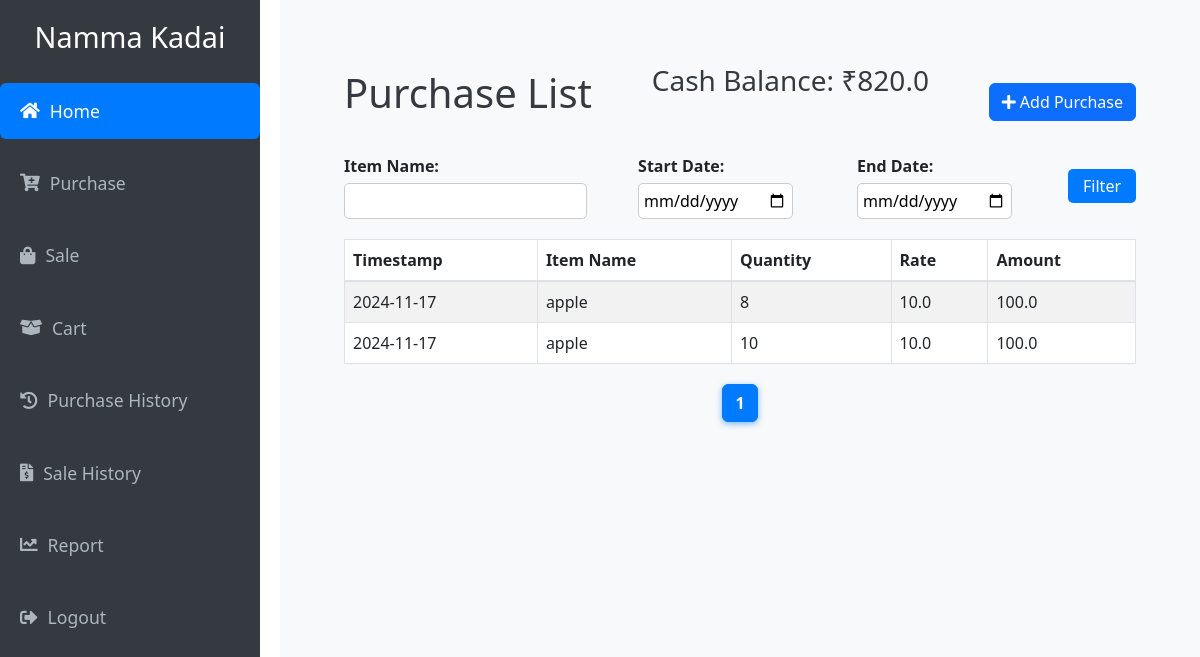
The app's page /purchases (signed in), older data.
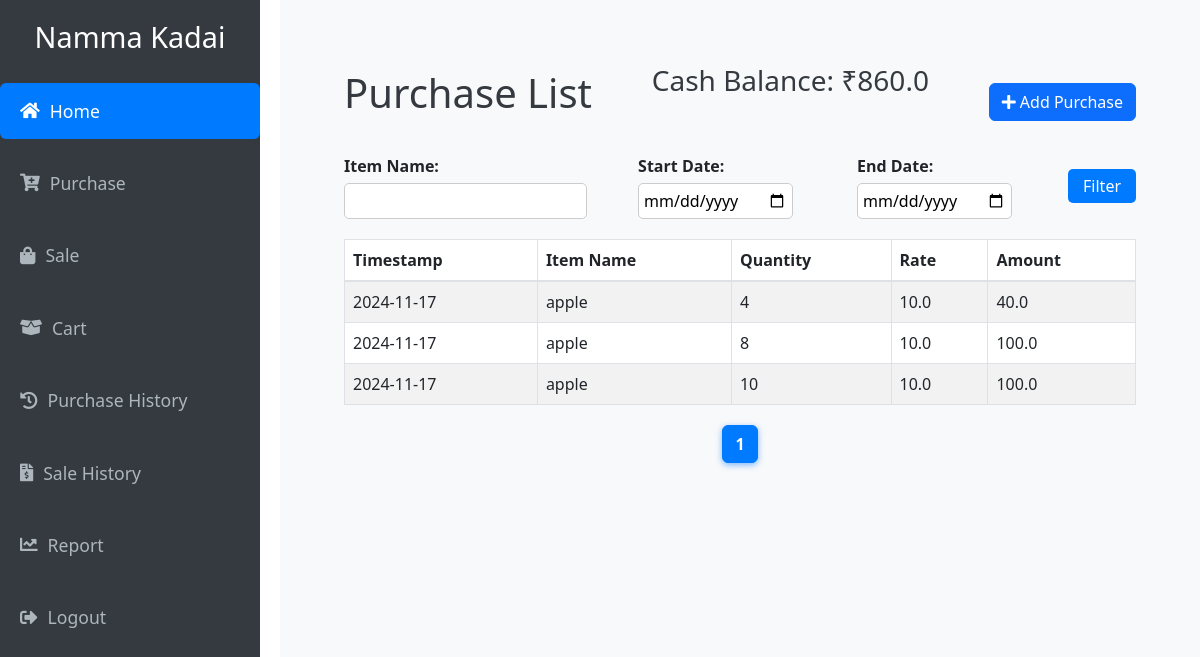
The same page, newer data.
### Namma_Kadai/models.py (models this page shows)
class Company(db.Model):
    id = db.Column(db.Integer, primary_key=True)
    company_name = db.Column(db.String(150),unique=True, nullable=False)
    cash_balance = db.Column(db.Float, nullable=False, default=1000.00)
    user_id = db.Column(db.Integer, db.ForeignKey('user.id'), nullable=False)
    purchases = db.relationship('Purchase', backref='company_purchase', lazy=True)
    items = db.relationship('Item', backref='company', lazy=True)
    sales = db.relationship('Sales', backref='sales_company', lazy=True)

class Purchase(db.Model):
    id = db.Column(db.Integer, primary_key=True)
    item_id = db.Column(db.Integer, db.ForeignKey('item.id', ondelete='CASCADE'))
    company_id = db.Column(db.Integer, db.ForeignKey('company.id'), nullable=False)
    qty = db.Column(db.Integer, nullable=False)
    rate = db.Column(db.Float, nullable=False)
    amount = db.Column(db.Float, nullable=False)
    timestamp = db.Column(db.DateTime, default=lambda: datetime.now(pytz.timezone('Asia/Kolkata')))
    item = db.relationship('Item', backref='purchases')
    company = db.relationship('Company', backref='purchase_records')  # Renamed backref

class Item(db.Model):
    id = db.Column(db.Integer, primary_key=True)
    item_name = db.Column(db.String(150), nullable=False)
    qty = db.Column(db.Integer, nullable=False, default=0)
    rate = db.Column(db.Float, nullable=False,)  # New field for the rate of the item
    company_id = db.Column(db.Integer, db.ForeignKey('company.id'), nullable=False)
    sales = db.relationship('Sales', backref='item_relation', lazy=True)

### Namma_Kadai/routes.py (the view, shortened to what this page needs)
@app.route('/purchases', methods=['GET', 'POST'])
@login_required
def purchase_list():
    item_name = request.args.get('item_name', '').strip()
    start_date = request.args.get('start_date', '').strip()
    end_date = request.args.get('end_date', '').strip()
    page = request.args.get('page', 1, type=int)  # Get the current page number
    per_page = 5  # Number of records per page
    query = Purchase.query
    if item_name:
        query = query.join(Item).filter(Item.item_name.ilike(f"%{item_name}%"))
    if start_date:
        try:
            start_date_obj = datetime.strptime(start_date, '%Y-%m-%d')
            query = query.filter(Purchase.timestamp >= start_date_obj)
        except ValueError:
            print(f"Invalid start_date: {start_date}")
    total_purchases = query.count()
    purchases = query.order_by(Purchase.timestamp.desc()).paginate(page=page, per_page=per_page)
    return render_template(
        'purchase_list.html',
        purchases=purchases.items,  # Only the current page's items
        total_pages=ceil(total_purchases / per_page),  # Total pages
        current_page=page,
        item_name=item_name,
        start_date=start_date,
        end_date=end_date,
    )

### Namma_Kadai/routes.py (called while the page is built)
@login_manager.user_loader
def load_user(user_id):
    return User.query.get(int(user_id))

### Namma_Kadai/templates/purchase_list.html (shortened to what this page needs)
{% extends "base.html" %}
{% block content %}
<div class="container">
    <div class="d-flex justify-content-between align-items-center my-4">
        <h1>Purchase List</h1>
        {% if current_user.is_authenticated %}
        <div class="row mb-4">
            <div class="col-md-12 text-right cash-balance">
                <h3>Cash Balance: ₹{{ current_user.companies.cash_balance }}</h3>
            </div>
        </div>
        {% endif %}
        <a href="{{ url_for('add_purchases') }}" class="btn btn-primary">
            <i class="fas fa-plus"></i> Add Purchase
        </a>
    </div>
    <form class="filter-form" method="get" action="/purchases">
        <div>
            <label for="item_name">Item Name:</label>
            <input type="text" id="item_name" name="item_name" value="{{ item_name }}">
        </div>
        <div>
            <label for="start_date">Start Date:</label>
            <input type="date" id="start_date" name="start_date" value="{{ start_date }}">
        </div>
        <div>
            <label for="end_date">End Date:</label>
            <input type="date" id="end_date" name="end_date" value="{{ end_date }}">
        </div>
        <div>
            <button type="submit">Filter</button>
        </div>
    </form>
    <table class="table table-striped">
        <thead>
            <tr>
                <th>Timestamp</th>
                <th>Item Name</th>
                <th>Quantity</th>
                <th>Rate</th>
                <th>Amount</th>
            </tr>
        </thead>
        <tbody>
            {% for purchase in purchases %}
            <tr>
                <td>{{ purchase.timestamp.strftime('%Y-%m-%d ') }}</td>
                <td>{{ purchase.item.item_name }}</td>
                <td>{{ purchase.qty }}</td>
                <td>{{ purchase.rate }}</td>
                <td>{{ purchase.amount }}</td>
            </tr>
            {% endfor %}
        </tbody>
    </table>
    <nav aria-label="Page navigation">
        <ul class="pagination">
            <li class="page-item active">
                <a class="page-link">{{ current_page }}</a>
            </li>
        </ul>
    </nav>
</div>
{% endblock %}

### Namma_Kadai/templates/base.html (shortened to what this page needs)
<!DOCTYPE html>
<html lang="en">
<head>
    <link href="https://stackpath.bootstrapcdn.com/bootstrap/4.5.2/css/bootstrap.min.css" rel="stylesheet">
    <link href="https://cdnjs.cloudflare.com/ajax/libs/font-awesome/5.15.4/css/all.min.css" rel="stylesheet">
<link href="https://cdn.jsdelivr.net/npm/bootstrap@5.3.0/dist/css/bootstrap.min.css" rel="stylesheet">
</head>
<body>
    {% if current_user.is_authenticated %}
    <div class="sidebar">
        <h3>Namma Kadai</h3>
        <nav class="nav flex-column">
            <a class="nav-link active" href="{{ url_for('home') }}"><i class="fas fa-home"></i> Home</a>
            <a class="nav-link" href="{{ url_for('add_purchases') }}"><i class="fas fa-cart-plus"></i> Purchase</a>
            <a class="nav-link" href="{{ url_for('add_sale') }}"><i class="fas fa-shopping-bag"></i> Sale</a>
            <a class="nav-link" href="{{ url_for('cart') }}"><i class="fas fa-box-open"></i> Cart</a>
            <a class="nav-link" href="{{ url_for('purchase_list') }}"><i class="fas fa-history"></i> Purchase History</a>
            <a class="nav-link" href="{{ url_for('sale_list') }}"><i class="fas fa-file-invoice-dollar"></i> Sale History</a>
            <a class="nav-link" href="{{ url_for('inventory_report') }}"><i class="fas fa-chart-line"></i> Report</a>
            <a class="nav-link" href="{{ url_for('logout') }}"><i class="fas fa-sign-out-alt"></i> Logout</a>
        </nav>
    </div>
    {% endif %}
    <div class="content">
        <div class="container mt-4">
            {% block content %}{% endblock %}
        </div>
    </div>
</body>
</html>

### Namma_Kadai/templates/base.html (style rules this page uses)
* { box-sizing: border-box; margin: 0; padding: 0; }
body { font-family: 'Arial', sans-serif; background-color: #f8f9fa; color: #343a40; }
.sidebar { height: 100vh; position: fixed; top: 0; left: 0; background-color: #343a40; width: 260px; padding-top: 20px; transition: all 0.3s ease; overflow: hidden; z-index: 1000; }
.sidebar h3 { color: #fff; text-align: center; font-size: 1.8rem; margin-bottom: 20px; }
.sidebar .nav-link { color: #adb5bd; padding: 15px 20px; font-size: 1.1rem; border-radius: 6px; margin: 8px 0; display: flex; align-items: center; transition: background-color 0.3s, color 0.3s; }
.sidebar .nav-link i { margin-right: 10px; }
.sidebar .nav-link.active { background-color: #007bff; color: #ffffff; }
.content { margin-left: 280px; padding: 40px; background-color: #f8f9fa; min-height: 100vh; transition: margin-left 0.3s ease; }
.content h1, .content h2, .content h3 { color: #343a40; }
body { font-family: Arial, sans-serif; background-color: #f8f9fa; color: #343a40; }
h1, h2 { color: #343a40; }
button { margin-top: 10px; }
form { margin-bottom: 30px; }
label { font-weight: bold; margin-bottom: 5px; }
.remove-row-btn, .btn-secondary, .btn-primary { margin-top: 10px; font-size: 14px; }
.btn-primary { background-color: #007bff; color: white; border: none; }
table { width: 100%; margin-top: 20px; border-collapse: collapse; }
table th, table td { padding: 10px; text-align: left; border: 1px solid #ddd; }
table th { background-color: #f1f1f1; }

### Namma_Kadai/templates/purchase_list.html (style rules this page uses)
.filter-form { display: flex; gap: 20px; align-items: center; margin-bottom: 20px; }
.filter-form label { font-weight: bold; margin-right: 10px; }
.filter-form input[type="text"], .filter-form input[type="date"] { padding: 5px; border: 1px solid #ccc; border-radius: 5px; }
.filter-form button { padding: 5px 15px; background-color: #007bff; color: white; border: none; border-radius: 5px; cursor: pointer; }
table { width: 100%; border-collapse: collapse; margin-top: 20px; }
table thead { background-color: #f8f9fa; }
table th, table td { padding: 10px; text-align: left; border: 1px solid #dee2e6; }
.pagination { margin-top: 20px; display: flex; justify-content: center; align-items: center; list-style: none; padding: 0; gap: 5px; }
.pagination .page-item { display: inline-block; }
.pagination .page-link { display: inline-block; color: #007bff; background-color: #ffffff; border: 1px solid #dee2e6; border-radius: 5px; padding: 8px 12px; text-decoration: none; font-weight: 500; transition: all 0.3s ease-in-out; box-shadow: 0 2px 4px rgba(0, 0, 0, 0.1); }
.pagination .active .page-link { background-color: #007bff; color: white; border-color: #007bff; cursor: default; font-weight: bold; pointer-events: none; box-shadow: 0 2px 6px rgba(0, 123, 255, 0.5); }
.cash-balance { font-size: 1.25rem; color: #28a745; text-align: right; }

Row changes from the older to the newer data that the page shows:
changed Company: companies.cash_balance "820.0" → "860.0"
added Purchase: timestamp "2024-11-17", item.item_name "apple", qty "4", rate "10.0", amount "40.0"
